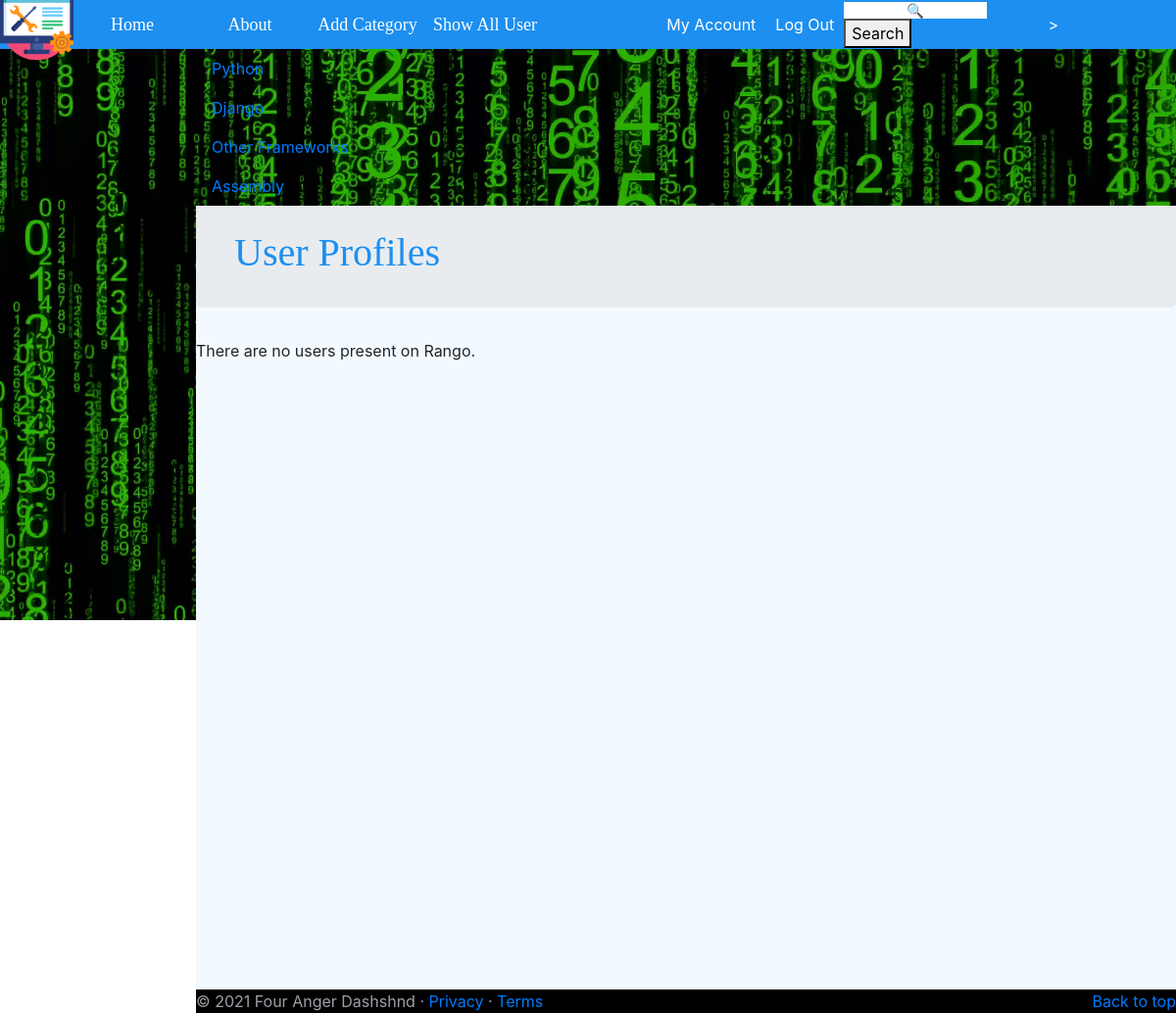
Page /rango/profiles/ (signed in) on the earlier database version.
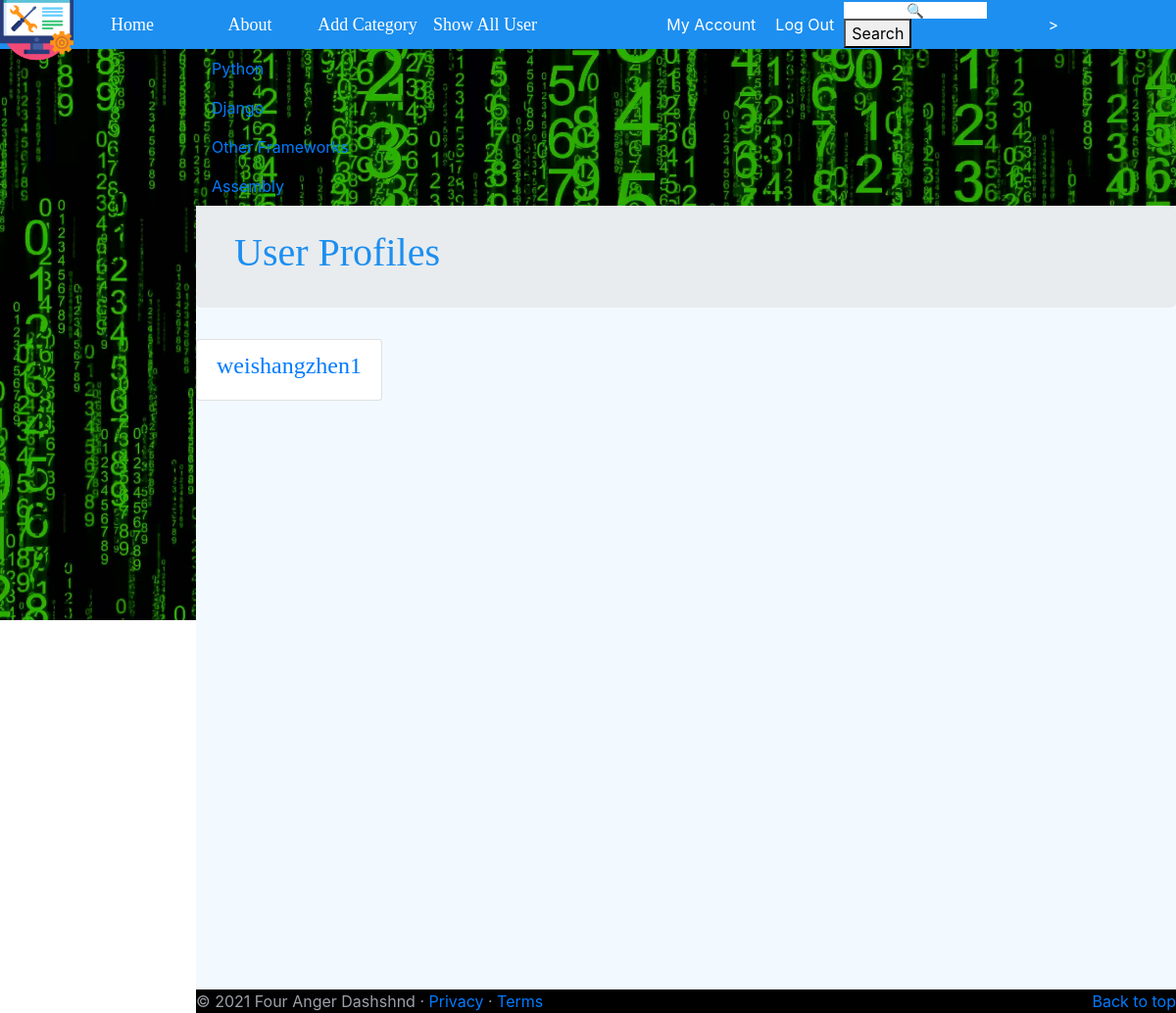
Same page on the later database version.
### rango/models.py (models this page shows, shortened)
class Category(models.Model):
    NAME_MAX_LENGTH = 128
    name = models.CharField(max_length=NAME_MAX_LENGTH, unique=True)
    views = models.IntegerField(default=0)
    likes = models.IntegerField(default=0)
    slug = models.SlugField(unique=True)
    class Meta:
        verbose_name_plural = 'Categories'

class UserProfile(models.Model):
    user =models.OneToOneField(User, on_delete=models.CASCADE)
    website=models.URLField(blank=True)
    picture=models.ImageField(upload_to='profile_images',blank=True)
    type=models.IntegerField(default=0);

### rango/views.py (the view)
# urls.py: path('profiles/', views.ListProfilesView.as_view(), name='list_profiles'),
class ListProfilesView(View):
    @method_decorator(login_required)
    def get(self, request):
        profiles = UserProfile.objects.all()
        return render(request,'rango/list_profiles.html',{'user_profile_list': profiles})

### rango/templatetags/rango_template_tags.py (called while the page is built)
@register.inclusion_tag('rango/categories.html')
def get_category_list(current_category=None):
    return {'categories': Category.objects.all(),
            'current_category': current_category}

### templates/rango/list_profiles.html (shortened to what this page needs)
{% extends 'rango/base.html' %}
{% load staticfiles %}
{% block body_block %}
    <div class="jumbotron p-4">
        <div class="container">
            <h1 class="jumbotron-heading">User Profiles</h1>
        </div>
    </div>
    <div class="container">
        <div class="row">
            {% if user_profile_list %}
                <div class="panel-body">
                    <div class="list-group">
                        {% for list_user in user_profile_list %}
                            <div class="list-group-item">
                                <h4 class="list-group-item-heading">
                                    <a href="{% url 'rango:profile' list_user.user.username %}">
                                        {{ list_user.user.username }}
                                    </a>
                                </h4>
                            </div>
                        {% endfor %}
                    </div>
                </div>
            {% else %}
                <p>There are no users present on Rango.</p>
            {% endif %}
        </div>
    </div>
{% endblock %}

### templates/rango/base.html (shortened to what this page needs)
<!doctype html>
{% load staticfiles %}
{% load rango_template_tags %}
<html lang="en">
    <head>
        <link rel="stylesheet" type="text/css" href="{% static 'css/header_styles.css' %}">
        <link rel="stylesheet" type="text/css" href="{% static 'css/sidebar_styles.css' %}">
        <link rel="stylesheet" type="text/css" href="{% static 'css/base_styles.css' %}">
        <link href="https://getbootstrap.com/docs/4.2/dist/css/bootstrap.min.css" rel="stylesheet">
        <link href="https://getbootstrap.com/docs/4.2/examples/dashboard/dashboard.css" rel="stylesheet">
    </head>
    <body>
            <div class="body_header">
                {% block header_block %}
                    {% include 'rango/header.html' %}
                {% endblock %}
            </div>
            <div class="body_sidebar">
                {% block sidebar_block %}
                    {% get_category_list category %}
                {% endblock %}
            </div>
            <div class="body_content">
                {% block body_block %}
                {% endblock %}
            </div>
            <footer >
                <p class="float-right"><a href="#">Back to top</a></p>
                <p class="copy_right">&copy; 2021 Four Anger Dashshnd &middot; <a href="#">Privacy</a> &middot;
                <a href="#">Terms</a></p>
            </footer>
    </body>
</html>

### templates/rango/header.html
{% load staticfiles %}
    <header class='header-small fixed-top'>
        <a href='/'><img src="{% static 'images/favicon.png' %}" alt='site logo'/></a>
        {% include 'rango/header_nav.html' %}
        {% include 'rango/header_login.html' %}
        {% include 'rango/header_search.html' %}
    </header>

### templates/rango/header_nav.html
{% load staticfiles %}
<nav>
    <a href="{% url 'index' %}"><span>Home</span></a>
    <a href="{% url 'rango:about' %}"><span>About</span></a>
    {% if user.is_authenticated %}
    <a href="{% url 'rango:add_category' %}"><span>Add Category</span></a>
    <a href="{% url 'rango:list_profiles' %}"><span>Show All User</span></a>
    {% endif %}
</nav>

### templates/rango/header_login.html
<div class="login-small">
     {% if user.is_anonymous %}
         <a href="{% url 'auth_login' %}" class="alt-colour">Log In | Sign Up</a>
     {% else %}
         <a href="{% url 'rango:profile' user.username  %}" class="alt-colour">My Account</a>
         <a href="{% url 'auth_logout' %}" class="alt-colour">Log Out</a>
     {% endif %}
 </div>

### templates/rango/header_search.html (shortened to what this page needs)
<div class='header-search'>
     <form class="form-inline" id="user-form" method="post" action="{% url 'rango:search' %}">
         <input name="keyword" id="header-search-field" type="text" placeholder="&#x1f50d;">
         <button type="submit" id="header-search-button" class="rango-search-button">Search</button>
     </form>>
 </div>

### templates/rango/categories.html (shortened to what this page needs)
<ul class="nav flex-column">
    {% if categories %}
        {% for c in categories %}
            {% if c == current_category %}
                <li class="nav-item">
                    <strong><a class="nav-link active" href="{% url 'rango:show_category' c.slug %}">
                        <span data-feather="archive"></span>{{ c.name }}</a>
                    </strong>
                </li>
            {% else %}
                <li class="nav-item">
                    <a class="nav-link" href="{% url 'rango:show_category' c.slug %}">
                        {{ c.name }}
                    </a>
                </li>
            {% endif %}
        {% endfor %}
    {% else %}
        <li class="nav-item">There are no categories present.</li>
    {% endif %}
</ul>

### static/css/header_styles.css (style rules this page uses)
header.header-small { position: fixed; display: flex; flex-direction: row; justify-content: space-around; align-items: center; width: 100%; background-color: var(--base-color); color: var(--foreground-alt); height: var(--header-small-height); top: 0; }
header.header-small img { max-width: 75px; flex-grow: 1; }
header.header-small nav { position: relative; height: 50px; flex-grow: 6; display: flex; flex-direction: row; justify-content: space-between; align-items: center; text-align: center; }
header.header-small nav { width: 50%; }
header nav a { width: 25%; height: 80%; }
header .login-small { height: 100%; width: 35%; display: flex; align-items: stretch; justify-content: flex-end; white-space: nowrap; }
header .login-small a { text-align: center; align-self: center; color: var(--foreground-alt); text-decoration: none; margin: 0 10px; }
header .header-search { position: relative; display: flex; align-items: center; height: 100%; width: 25%; margin-right: 10%; }
header nav a { min-width: 120px; display: table; color: var(--foreground-alt); text-decoration: none; transition: background-color 150ms linear, border-radius 150ms linear; }
header nav a span { font-family: 'Roboto Slab', serif; font-size: 18px; display: table-cell; vertical-align: middle; }
header .header-search input[type='text'] { -webkit-appearance: none; padding: 0px; height: 60%; width: 70%; font-size: 0.9em; border: none; text-align: center; }

### static/css/base_styles.css (style rules this page uses)
:root { --base-color: #1d8ff0; --base-background: #ebebeb; --lowlight-subtle: #2E2F33; --highlight-subtle: #9DA0A7; --highlight-medium: #C46B63; --highlight-strong: #FF1493; --highlight-alt: #40d9ff; --foreground-alt: #ffffff; --body-background: #c7c9ce; --header-font:"arial"; --header-small-height: 50px; --footer-height: 100px; }
html, body { height: 100%; }
.body_header { height:50px; }
.body_sidebar { width: 200px; }
.body_content { width: calc(100%); height: 100%; display: inline-block; vertical-align: top; background:#f3faff; overflow-y: scroll; }
footer { background-color:#000000; z-index: 1000; }
footer .copy_right { color:#9DA0A7; }
body { padding-left: 200px; margin: 0; font-family: robotolight, sans-serif; color: var(--base-color); background-color: var(--base-background); background-image: url(../images/background.jpg); background-size: 100%; background-repeat: no-repeat; background-attachment: fixed; }
h1, h2, h3, h4, h5, h6 { font-family: 'Roboto Slab', serif; color: var(--base-color); }
ul { list-style: none; padding-left: 0; margin: 0px; }
input, select, textarea { font-family: robotolight, sans-serif; font-size: 15px; }
input { padding: 1px; }

### templates/rango/base.html (style rules this page uses)
body { background-image: url('../../static/images/background.jpg'); }

Differences in the rows shown:
added UserProfile: user.username "weishangzhen1"
Other differences:
text no longer shown: "There are no users present on Rango."
